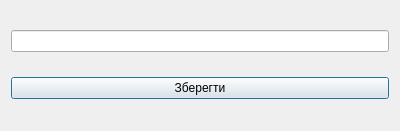
<?xml version="1.0" encoding="UTF-8"?>
<ui version="4.0">
 <class>NewThreadDialog</class>
 <widget class="QDialog" name="NewThreadDialog">
  <property name="geometry">
   <rect>
    <x>0</x>
    <y>0</y>
    <width>400</width>
    <height>131</height>
   </rect>
  </property>
  <property name="windowTitle">
   <string>Нова гілка</string>
  </property>
  <layout class="QVBoxLayout" name="verticalLayout">
   <item>
    <widget class="QLineEdit" name="nameLe"/>
   </item>
   <item>
    <widget class="QPushButton" name="saveBtn">
     <property name="text">
      <string>Зберегти</string>
     </property>
    </widget>
   </item>
  </layout>
 </widget>
 <resources/>
 <connections/>
</ui>
